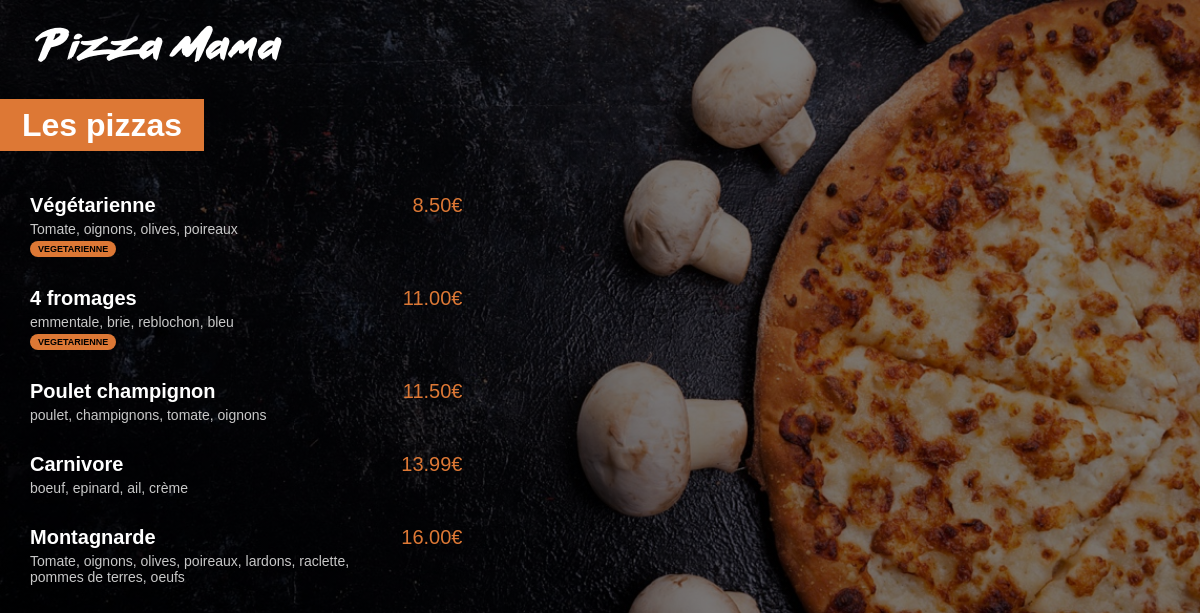
The app's page /menu/ with its own data.
### menu/models.py (models this page shows, shortened)
class Pizza(models.Model):
    nom = models.CharField(max_length=200)
    ingredients = models.CharField(max_length=400)
    prix = models.FloatField(default=0)
    vegetarienne = models.BooleanField(default=False)

### menu/views.py (the view)
# urls.py: path('', views.index, name="index"),
def index(request):
    pizzas = Pizza.objects.all().order_by('prix')
    return render(request, 'menu/index.html', {'pizzas': pizzas})

### menu/templates/menu/index.html (shortened to what this page needs)
{% load static %}
<html lang="fr">
<head>
    <link rel="stylesheet" href="{% static 'menu/style.css' %}">
</head>
<body>
    <a href="{% url 'main:index' %}"><img id="small_logo" src="{% static 'menu/images/small_logo.png' %}"></a>
    <div class="menu_title">
            <h1>Les pizzas</h1>
    </div>
    <div class="menu_list">
        {% for pizza in pizzas %}
        <div class="menu_list_item">
            <span class="menu_list_title">{{pizza.nom}}</span>
            <span class="menu_list_prix">{{pizza.prix | floatformat:2}}€</span>
            <span class="menu_list_ingredients">{{pizza.ingredients}}</span>
            {% if pizza.vegetarienne %}
            <span class="menu_list_badge">VEGETARIENNE</span>
            {% endif %}
        </div>
        {% endfor %}
    </div>
</body>
</html>

### menu/static/menu/style.css (style rules this page uses)
body { background: linear-gradient(0deg, rgba(0, 0, 0, 0.5), rgba(0, 0, 0, 0.5)), url("images/menu_background.jpg") no-repeat center center fixed; -webkit-background-size: cover; -moz-background-size: cover; -o-background-size: cover; background-size: cover; color: white; margin:0px; font-family: Arial; }
#small_logo { margin-top : 25px; margin-left: 35px; }
h1 { background-color: #DD7835; display : inline; padding: 8px 22px; }
.menu_title { margin-top: 45px; margin-bottom: 50px; }
.menu_list { margin-left : 30px; }
.menu_list_item { margin: 30px 0px; }
.menu_list_title { font-weight: bold; font-size: 20px; display: inline-block; width: 350px; }
.menu_list_prix { font-size: 20px; color: #DD7835; display: inline-block; width: 70px; margin-left: 8px; text-align: right; }
.menu_list_ingredients { font-size: 14px; color: #C8C8C8; margin-top: 4px; display: block; width: 320px; }
.menu_list_badge { background-color: #DD7835; color: black; font-size: 9px; padding: 3px 8px; margin-top: 4px; display: inline-block; border-radius: 8px; font-weight: bold; }

### records on screen
Pizza: nom "Végétarienne", prix "8.50", ingredients "Tomate, oignons, olives, poireaux", vegetarienne "VEGETARIENNE"
Pizza: nom "4 fromages", prix "11.00", ingredients "emmentale, brie, reblochon, bleu", vegetarienne "VEGETARIENNE"
Pizza: nom "Poulet champignon", prix "11.50", ingredients "poulet, champignons, tomate, oignons"
Pizza: nom "Carnivore", prix "13.99", ingredients "boeuf, epinard, ail, crème"
Pizza: nom "Montagnarde", prix "16.00", ingredients "Tomate, oignons, olives, poireaux, lardons, raclette, pommes de terres, oeufs"
